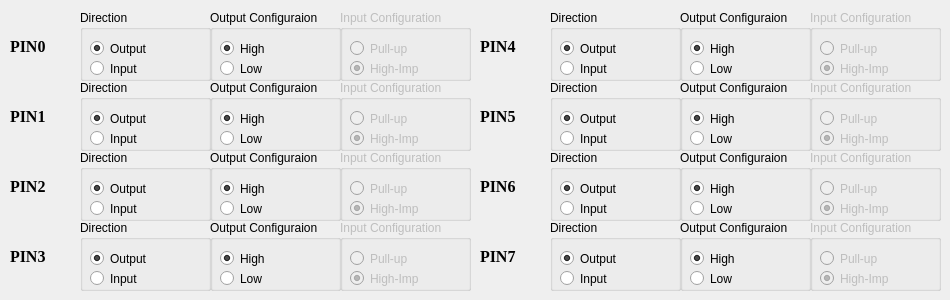
   <widget class="QWidget" name="tab_4">
    <attribute name="title">
     <string>PORTC</string>
    </attribute>
    <widget class="QGroupBox" name="DDRC4">
     <property name="geometry">
      <rect>
       <x>550</x>
       <y>10</y>
       <width>131</width>
       <height>71</height>
      </rect>
     </property>
     <property name="title">
      <string>Direction</string>
     </property>
     <property name="flat">
      <bool>false</bool>
     </property>
     <property name="checkable">
      <bool>false</bool>
     </property>
     <widget class="QRadioButton" name="DDRC4_output">
      <property name="geometry">
       <rect>
        <x>10</x>
        <y>30</y>
        <width>82</width>
        <height>17</height>
       </rect>
      </property>
      <property name="text">
       <string>Output</string>
      </property>
      <property name="checked">
       <bool>true</bool>
      </property>
     </widget>
     <widget class="QRadioButton" name="DDRC4_input">
      <property name="geometry">
       <rect>
        <x>10</x>
        <y>50</y>
        <width>82</width>
        <height>17</height>
       </rect>
      </property>
      <property name="text">
       <string>Input</string>
      </property>
     </widget>
    </widget>
    <widget class="QGroupBox" name="PORTC6">
     <property name="enabled">
      <bool>true</bool>
     </property>
     <property name="geometry">
      <rect>
       <x>680</x>
       <y>150</y>
       <width>131</width>
       <height>71</height>
      </rect>
     </property>
     <property name="title">
      <string>Output Configuraion</string>
     </property>
     <widget class="QRadioButton" name="PORTC6_high">
      <property name="geometry">
       <rect>
        <x>10</x>
        <y>30</y>
        <width>82</width>
        <height>17</height>
       </rect>
      </property>
      <property name="text">
       <string>High</string>
      </property>
      <property name="checked">
       <bool>true</bool>
      </property>
     </widget>
     <widget class="QRadioButton" name="PORTC6_low">
      <property name="geometry">
       <rect>
        <x>10</x>
        <y>50</y>
        <width>82</width>
        <height>17</height>
       </rect>
      </property>
      <property name="text">
       <string>Low</string>
      </property>
     </widget>
    </widget>
    <widget class="QGroupBox" name="PINC4">
     <property name="enabled">
      <bool>false</bool>
     </property>
     <property name="geometry">
      <rect>
       <x>810</x>
       <y>10</y>
       <width>131</width>
       <height>71</height>
      </rect>
     </property>
     <property name="title">
      <string>Input Configuration</string>
     </property>
     <widget class="QRadioButton" name="PINC4_pullup">
      <property name="geometry">
       <rect>
        <x>10</x>
        <y>30</y>
        <width>82</width>
        <height>17</height>
       </rect>
      </property>
      <property name="text">
       <string>Pull-up</string>
      </property>
     </widget>
     <widget class="QRadioButton" name="PINC4_highimp">
      <property name="geometry">
       <rect>
        <x>10</x>
        <y>50</y>
        <width>82</width>
        <height>17</height>
       </rect>
      </property>
      <property name="text">
       <string>High-Imp</string>
      </property>
      <property name="checked">
       <bool>true</bool>
      </property>
     </widget>
    </widget>
    <widget class="QGroupBox" name="PINC6">
     <property name="enabled">
      <bool>false</bool>
     </property>
     <property name="geometry">
      <rect>
       <x>810</x>
       <y>150</y>
       <width>131</width>
       <height>71</height>
      </rect>
     </property>
     <property name="title">
      <string>Input Configuration</string>
     </property>
     <widget class="QRadioButton" name="PINC6_pullup">
      <property name="geometry">
       <rect>
        <x>10</x>
        <y>30</y>
        <width>82</width>
        <height>17</height>
       </rect>
      </property>
      <property name="text">
       <string>Pull-up</string>
      </property>
     </widget>
     <widget class="QRadioButton" name="PINC6_highimp">
      <property name="geometry">
       <rect>
        <x>10</x>
        <y>50</y>
        <width>82</width>
        <height>17</height>
       </rect>
      </property>
      <property name="text">
       <string>High-Imp</string>
      </property>
      <property name="checked">
       <bool>true</bool>
      </property>
     </widget>
    </widget>
    <widget class="QGroupBox" name="PINC0">
     <property name="enabled">
      <bool>false</bool>
     </property>
     <property name="geometry">
      <rect>
       <x>340</x>
       <y>10</y>
       <width>131</width>
       <height>71</height>
      </rect>
     </property>
     <property name="title">
      <string>Input Configuration</string>
     </property>
     <widget class="QRadioButton" name="PINC0_pullup">
      <property name="geometry">
       <rect>
        <x>10</x>
        <y>30</y>
        <width>82</width>
        <height>17</height>
       </rect>
      </property>
      <property name="text">
       <string>Pull-up</string>
      </property>
     </widget>
     <widget class="QRadioButton" name="PINC0_highimp">
      <property name="geometry">
       <rect>
        <x>10</x>
        <y>50</y>
        <width>82</width>
        <height>17</height>
       </rect>
      </property>
      <property name="text">
       <string>High-Imp</string>
      </property>
      <property name="checked">
       <bool>true</bool>
      </property>
     </widget>
    </widget>
    <widget class="QGroupBox" name="DDRC5">
     <property name="geometry">
      <rect>
       <x>550</x>
       <y>80</y>
       <width>131</width>
       <height>71</height>
      </rect>
     </property>
     <property name="title">
      <string>Direction</string>
     </property>
     <property name="flat">
      <bool>false</bool>
     </property>
     <property name="checkable">
      <bool>false</bool>
     </property>
     <widget class="QRadioButton" name="DDRC5_output">
      <property name="geometry">
       <rect>
        <x>10</x>
        <y>30</y>
        <width>82</width>
        <height>17</height>
       </rect>
      </property>
      <property name="text">
       <string>Output</string>
      </property>
      <property name="checked">
       <bool>true</bool>
      </property>
     </widget>
     <widget class="QRadioButton" name="DDRC5_input">
      <property name="geometry">
       <rect>
        <x>10</x>
        <y>50</y>
        <width>82</width>
        <height>17</height>
       </rect>
      </property>
      <property name="text">
       <string>Input</string>
      </property>
     </widget>
    </widget>
    <widget class="QGroupBox" name="DDRC7">
     <property name="geometry">
      <rect>
       <x>550</x>
       <y>220</y>
       <width>131</width>
       <height>71</height>
      </rect>
     </property>
     <property name="title">
      <string>Direction</string>
     </property>
     <property name="flat">
      <bool>false</bool>
     </property>
     <property name="checkable">
      <bool>false</bool>
     </property>
     <widget class="QRadioButton" name="DDRC7_output">
      <property name="geometry">
       <rect>
        <x>10</x>
        <y>30</y>
        <width>82</width>
        <height>17</height>
       </rect>
      </property>
      <property name="text">
       <string>Output</string>
      </property>
      <property name="checked">
       <bool>true</bool>
      </property>
     </widget>
     <widget class="QRadioButton" name="DDRC7_input">
      <property name="geometry">
       <rect>
        <x>10</x>
        <y>50</y>
        <width>82</width>
        <height>17</height>
       </rect>
      </property>
      <property name="text">
       <string>Input</string>
      </property>
     </widget>
    </widget>
    <widget class="QGroupBox" name="PINC5">
     <property name="enabled">
      <bool>false</bool>
     </property>
     <property name="geometry">
      <rect>
       <x>810</x>
       <y>80</y>
       <width>131</width>
       <height>71</height>
      </rect>
     </property>
     <property name="title">
      <string>Input Configuration</string>
     </property>
     <widget class="QRadioButton" name="PINC5_pullup">
      <property name="geometry">
       <rect>
        <x>10</x>
        <y>30</y>
        <width>82</width>
        <height>17</height>
       </rect>
      </property>
      <property name="text">
       <string>Pull-up</string>
      </property>
     </widget>
     <widget class="QRadioButton" name="PINC5_highimp">
      <property name="geometry">
       <rect>
        <x>10</x>
        <y>50</y>
        <width>82</width>
        <height>17</height>
       </rect>
      </property>
      <property name="text">
       <string>High-Imp</string>
      </property>
      <property name="checked">
       <bool>true</bool>
      </property>
     </widget>
    </widget>
    <widget class="QGroupBox" name="PORTC7">
     <property name="enabled">
      <bool>true</bool>
     </property>
     <property name="geometry">
      <rect>
       <x>680</x>
       <y>220</y>
       <width>131</width>
       <height>71</height>
      </rect>
     </property>
     <property name="title">
      <string>Output Configuraion</string>
     </property>
     <widget class="QRadioButton" name="PORTC7_high">
      <property name="geometry">
       <rect>
        <x>10</x>
        <y>30</y>
        <width>82</width>
        <height>17</height>
       </rect>
      </property>
      <property name="text">
       <string>High</string>
      </property>
      <property name="checked">
       <bool>true</bool>
      </property>
     </widget>
     <widget class="QRadioButton" name="PORTC7_low">
      <property name="geometry">
       <rect>
        <x>10</x>
        <y>50</y>
        <width>82</width>
        <height>17</height>
       </rect>
      </property>
      <property name="text">
       <string>Low</string>
      </property>
     </widget>
    </widget>
    <widget class="QGroupBox" name="PINC1">
     <property name="enabled">
      <bool>false</bool>
     </property>
     <property name="geometry">
      <rect>
       <x>340</x>
       <y>80</y>
       <width>131</width>
       <height>71</height>
      </rect>
     </property>
     <property name="title">
      <string>Input Configuration</string>
     </property>
     <widget class="QRadioButton" name="PINC1_pullup">
      <property name="geometry">
       <rect>
        <x>10</x>
        <y>30</y>
        <width>82</width>
        <height>17</height>
       </rect>
      </property>
      <property name="text">
       <string>Pull-up</string>
      </property>
     </widget>
     <widget class="QRadioButton" name="PINC1_highimp">
      <property name="geometry">
       <rect>
        <x>10</x>
        <y>50</y>
        <width>82</width>
        <height>17</height>
       </rect>
      </property>
      <property name="text">
       <string>High-Imp</string>
      </property>
      <property name="checked">
       <bool>true</bool>
      </property>
     </widget>
    </widget>
    <widget class="QGroupBox" name="DDRC3">
     <property name="geometry">
      <rect>
       <x>80</x>
       <y>220</y>
       <width>131</width>
       <height>71</height>
      </rect>
     </property>
     <property name="title">
      <string>Direction</string>
     </property>
     <property name="flat">
      <bool>false</bool>
     </property>
     <property name="checkable">
      <bool>false</bool>
     </property>
     <widget class="QRadioButton" name="DDRC3_output">
      <property name="geometry">
       <rect>
        <x>10</x>
        <y>30</y>
        <width>82</width>
        <height>17</height>
       </rect>
      </property>
      <property name="text">
       <string>Output</string>
      </property>
      <property name="checked">
       <bool>true</bool>
      </property>
     </widget>
     <widget class="QRadioButton" name="DDRC3_input">
      <property name="geometry">
       <rect>
        <x>10</x>
        <y>50</y>
        <width>82</width>
        <height>17</height>
       </rect>
      </property>
      <property name="text">
       <string>Input</string>
      </property>
     </widget>
    </widget>
    <widget class="QLabel" name="label_25">
     <property name="geometry">
      <rect>
       <x>480</x>
       <y>180</y>
       <width>47</width>
       <height>13</height>
      </rect>
     </property>
     <property name="font">
      <font>
       <family>Times New Roman</family>
       <pointsize>12</pointsize>
       <weight>75</weight>
       <bold>true</bold>
      </font>
     </property>
     <property name="frameShape">
      <enum>QFrame::NoFrame</enum>
     </property>
     <property name="text">
      <string>PIN6</string>
     </property>
     <property name="textFormat">
      <enum>Qt::AutoText</enum>
     </property>
    </widget>
    <widget class="QGroupBox" name="PINC7">
     <property name="enabled">
      <bool>false</bool>
     </property>
     <property name="geometry">
      <rect>
       <x>810</x>
       <y>220</y>
       <width>131</width>
       <height>71</height>
      </rect>
     </property>
     <property name="title">
      <string>Input Configuration</string>
     </property>
     <widget class="QRadioButton" name="PINC7_pullup">
      <property name="geometry">
       <rect>
        <x>10</x>
        <y>30</y>
        <width>82</width>
        <height>17</height>
       </rect>
      </property>
      <property name="text">
       <string>Pull-up</string>
      </property>
     </widget>
     <widget class="QRadioButton" name="PINC7_highimp">
      <property name="geometry">
       <rect>
        <x>10</x>
        <y>50</y>
        <width>82</width>
        <height>17</height>
       </rect>
      </property>
      <property name="text">
       <string>High-Imp</string>
      </property>
      <property name="checked">
       <bool>true</bool>
      </property>
     </widget>
    </widget>
    <widget class="QGroupBox" name="PINC3">
     <property name="enabled">
      <bool>false</bool>
     </property>
     <property name="geometry">
      <rect>
       <x>340</x>
       <y>220</y>
       <width>131</width>
       <height>71</height>
      </rect>
     </property>
     <property name="title">
      <string>Input Configuration</string>
     </property>
     <widget class="QRadioButton" name="PINC3_pullup">
      <property name="geometry">
       <rect>
        <x>10</x>
        <y>30</y>
        <width>82</width>
        <height>17</height>
       </rect>
      </property>
      <property name="text">
       <string>Pull-up</string>
      </property>
     </widget>
     <widget class="QRadioButton" name="PINC3_highimp">
      <property name="geometry">
       <rect>
        <x>10</x>
        <y>50</y>
        <width>82</width>
        <height>17</height>
       </rect>
      </property>
      <property name="text">
       <string>High-Imp</string>
      </property>
      <property name="checked">
       <bool>true</bool>
      </property>
     </widget>
    </widget>
    <widget class="QLabel" name="label_26">
     <property name="geometry">
      <rect>
       <x>480</x>
       <y>110</y>
       <width>47</width>
       <height>13</height>
      </rect>
     </property>
     <property name="font">
      <font>
       <family>Times New Roman</family>
       <pointsize>12</pointsize>
       <weight>75</weight>
       <bold>true</bold>
      </font>
     </property>
     <property name="frameShape">
      <enum>QFrame::NoFrame</enum>
     </property>
     <property name="text">
      <string>PIN5</string>
     </property>
     <property name="textFormat">
      <enum>Qt::AutoText</enum>
     </property>
    </widget>
    <widget class="QLabel" name="label_27">
     <property name="geometry">
      <rect>
       <x>10</x>
       <y>250</y>
       <width>47</width>
       <height>13</height>
      </rect>
     </property>
     <property name="font">
      <font>
       <family>Times New Roman</family>
       <pointsize>12</pointsize>
       <weight>75</weight>
       <bold>true</bold>
      </font>
     </property>
     <property name="frameShape">
      <enum>QFrame::NoFrame</enum>
     </property>
     <property name="text">
      <string>PIN3</string>
     </property>
     <property name="textFormat">
      <enum>Qt::AutoText</enum>
     </property>
    </widget>
    <widget class="QGroupBox" name="DDRC0">
     <property name="geometry">
      <rect>
       <x>80</x>
       <y>10</y>
       <width>131</width>
       <height>71</height>
      </rect>
     </property>
     <property name="title">
      <string>Direction</string>
     </property>
     <property name="flat">
      <bool>false</bool>
     </property>
     <property name="checkable">
      <bool>false</bool>
     </property>
     <widget class="QRadioButton" name="DDRC0_output">
      <property name="geometry">
       <rect>
        <x>10</x>
        <y>30</y>
        <width>82</width>
        <height>17</height>
       </rect>
      </property>
      <property name="text">
       <string>Output</string>
      </property>
      <property name="checked">
       <bool>true</bool>
      </property>
     </widget>
     <widget class="QRadioButton" name="DDRC0_input">
      <property name="geometry">
       <rect>
        <x>10</x>
        <y>50</y>
        <width>82</width>
        <height>17</height>
       </rect>
      </property>
      <property name="text">
       <string>Input</string>
      </property>
     </widget>
    </widget>
    <widget class="QLabel" name="label_28">
     <property name="geometry">
      <rect>
       <x>10</x>
       <y>110</y>
       <width>47</width>
       <height>13</height>
      </rect>
     </property>
     <property name="font">
      <font>
       <family>Times New Roman</family>
       <pointsize>12</pointsize>
       <weight>75</weight>
       <bold>true</bold>
      </font>
     </property>
     <property name="frameShape">
      <enum>QFrame::NoFrame</enum>
     </property>
     <property name="text">
      <string>PIN1</string>
     </property>
     <property name="textFormat">
      <enum>Qt::AutoText</enum>
     </property>
    </widget>
    <widget class="QGroupBox" name="PORTC0">
     <property name="enabled">
      <bool>true</bool>
     </property>
     <property name="geometry">
      <rect>
       <x>210</x>
       <y>10</y>
       <width>131</width>
       <height>71</height>
      </rect>
     </property>
     <property name="title">
      <string>Output Configuraion</string>
     </property>
     <widget class="QRadioButton" name="PORTC0_high">
      <property name="geometry">
       <rect>
        <x>10</x>
        <y>30</y>
        <width>82</width>
        <height>17</height>
       </rect>
      </property>
      <property name="text">
       <string>High</string>
      </property>
      <property name="checked">
       <bool>true</bool>
      </property>
     </widget>
     <widget class="QRadioButton" name="PORTC0_low">
      <property name="geometry">
       <rect>
        <x>10</x>
        <y>50</y>
        <width>82</width>
        <height>17</height>
       </rect>
      </property>
      <property name="text">
       <string>Low</string>
      </property>
     </widget>
    </widget>
    <widget class="QGroupBox" name="DDRC6">
     <property name="geometry">
      <rect>
       <x>550</x>
       <y>150</y>
       <width>131</width>
       <height>71</height>
      </rect>
     </property>
     <property name="title">
      <string>Direction</string>
     </property>
     <property name="flat">
      <bool>false</bool>
     </property>
     <property name="checkable">
      <bool>false</bool>
     </property>
     <widget class="QRadioButton" name="DDRC6_output">
      <property name="geometry">
       <rect>
        <x>10</x>
        <y>30</y>
        <width>82</width>
        <height>17</height>
       </rect>
      </property>
      <property name="text">
       <string>Output</string>
      </property>
      <property name="checked">
       <bool>true</bool>
      </property>
     </widget>
     <widget class="QRadioButton" name="DDRC6_input">
      <property name="geometry">
       <rect>
        <x>10</x>
        <y>50</y>
        <width>82</width>
        <height>17</height>
       </rect>
      </property>
      <property name="text">
       <string>Input</string>
      </property>
     </widget>
    </widget>
    <widget class="QLabel" name="label_29">
     <property name="geometry">
      <rect>
       <x>10</x>
       <y>180</y>
       <width>47</width>
       <height>13</height>
      </rect>
     </property>
     <property name="font">
      <font>
       <family>Times New Roman</family>
       <pointsize>12</pointsize>
       <weight>75</weight>
       <bold>true</bold>
      </font>
     </property>
     <property name="frameShape">
      <enum>QFrame::NoFrame</enum>
     </property>
     <property name="text">
      <string>PIN2</string>
     </property>
     <property name="textFormat">
      <enum>Qt::AutoText</enum>
     </property>
    </widget>
    <widget class="QGroupBox" name="DDRC1">
     <property name="geometry">
      <rect>
       <x>80</x>
       <y>80</y>
       <width>131</width>
       <height>71</height>
      </rect>
     </property>
     <property name="title">
      <string>Direction</string>
     </property>
     <property name="flat">
      <bool>false</bool>
     </property>
     <property name="checkable">
      <bool>false</bool>
     </property>
     <widget class="QRadioButton" name="DDRC1_output">
      <property name="geometry">
       <rect>
        <x>10</x>
        <y>30</y>
        <width>82</width>
        <height>17</height>
       </rect>
      </property>
      <property name="text">
       <string>Output</string>
      </property>
      <property name="checked">
       <bool>true</bool>
      </property>
     </widget>
     <widget class="QRadioButton" name="DDRC1_input">
      <property name="geometry">
       <rect>
        <x>10</x>
        <y>50</y>
        <width>82</width>
        <height>17</height>
       </rect>
      </property>
      <property name="text">
       <string>Input</string>
      </property>
     </widget>
    </widget>
    <widget class="QGroupBox" name="PORTC1">
     <property name="enabled">
      <bool>true</bool>
     </property>
     <property name="geometry">
      <rect>
       <x>210</x>
       <y>80</y>
       <width>131</width>
       <height>71</height>
      </rect>
     </property>
     <property name="title">
      <string>Output Configuraion</string>
     </property>
     <widget class="QRadioButton" name="PORTC1_high">
      <property name="geometry">
       <rect>
        <x>10</x>
        <y>30</y>
        <width>82</width>
        <height>17</height>
       </rect>
      </property>
      <property name="text">
       <string>High</string>
      </property>
      <property name="checked">
       <bool>true</bool>
      </property>
     </widget>
     <widget class="QRadioButton" name="PORTC1_low">
      <property name="geometry">
       <rect>
        <x>10</x>
        <y>50</y>
        <width>82</width>
        <height>17</height>
       </rect>
      </property>
      <property name="text">
       <string>Low</string>
      </property>
     </widget>
    </widget>
    <widget class="QGroupBox" name="PORTC3">
     <property name="enabled">
      <bool>true</bool>
     </property>
     <property name="geometry">
      <rect>
       <x>210</x>
       <y>220</y>
       <width>131</width>
       <height>71</height>
      </rect>
     </property>
     <property name="title">
      <string>Output Configuraion</string>
     </property>
     <widget class="QRadioButton" name="PORTC3_high">
      <property name="geometry">
       <rect>
        <x>10</x>
        <y>30</y>
        <width>82</width>
        <height>17</height>
       </rect>
      </property>
      <property name="text">
       <string>High</string>
      </property>
      <property name="checked">
       <bool>true</bool>
      </property>
     </widget>
     <widget class="QRadioButton" name="PORTC3_low">
      <property name="geometry">
       <rect>
        <x>10</x>
        <y>50</y>
        <width>82</width>
        <height>17</height>
       </rect>
      </property>
      <property name="text">
       <string>Low</string>
      </property>
     </widget>
    </widget>
    <widget class="QGroupBox" name="DDRC2">
     <property name="geometry">
      <rect>
       <x>80</x>
       <y>150</y>
       <width>131</width>
       <height>71</height>
      </rect>
     </property>
     <property name="title">
      <string>Direction</string>
     </property>
     <property name="flat">
      <bool>false</bool>
     </property>
     <property name="checkable">
      <bool>false</bool>
     </property>
     <widget class="QRadioButton" name="DDRC2_output">
      <property name="geometry">
       <rect>
        <x>10</x>
        <y>30</y>
        <width>82</width>
        <height>17</height>
       </rect>
      </property>
      <property name="text">
       <string>Output</string>
      </property>
      <property name="checked">
       <bool>true</bool>
      </property>
     </widget>
     <widget class="QRadioButton" name="DDRC2_input">
      <property name="geometry">
       <rect>
        <x>10</x>
        <y>50</y>
        <width>82</width>
        <height>17</height>
       </rect>
      </property>
      <property name="text">
       <string>Input</string>
      </property>
     </widget>
    </widget>
    <widget class="QLabel" name="label_30">
     <property name="geometry">
      <rect>
       <x>480</x>
       <y>40</y>
       <width>47</width>
       <height>13</height>
      </rect>
     </property>
     <property name="font">
      <font>
       <family>Times New Roman</family>
       <pointsize>12</pointsize>
       <weight>75</weight>
       <bold>true</bold>
      </font>
     </property>
     <property name="frameShape">
      <enum>QFrame::NoFrame</enum>
     </property>
     <property name="text">
      <string>PIN4</string>
     </property>
     <property name="textFormat">
      <enum>Qt::AutoText</enum>
     </property>
    </widget>
    <widget class="QLabel" name="label_31">
     <property name="geometry">
      <rect>
       <x>10</x>
       <y>40</y>
       <width>47</width>
       <height>13</height>
      </rect>
     </property>
     <property name="font">
      <font>
       <family>Times New Roman</family>
       <pointsize>12</pointsize>
       <weight>75</weight>
       <bold>true</bold>
      </font>
     </property>
     <property name="frameShape">
      <enum>QFrame::NoFrame</enum>
     </property>
     <property name="text">
      <string>PIN0</string>
     </property>
     <property name="textFormat">
      <enum>Qt::AutoText</enum>
     </property>
    </widget>
    <widget class="QGroupBox" name="PORTC5">
     <property name="enabled">
      <bool>true</bool>
     </property>
     <property name="geometry">
      <rect>
       <x>680</x>
       <y>80</y>
       <width>131</width>
       <height>71</height>
      </rect>
     </property>
     <property name="title">
      <string>Output Configuraion</string>
     </property>
     <widget class="QRadioButton" name="PORTC5_high">
      <property name="geometry">
       <rect>
        <x>10</x>
        <y>30</y>
        <width>82</width>
        <height>17</height>
       </rect>
      </property>
      <property name="text">
       <string>High</string>
      </property>
      <property name="checked">
       <bool>true</bool>
      </property>
     </widget>
     <widget class="QRadioButton" name="PORTC5_low">
      <property name="geometry">
       <rect>
        <x>10</x>
        <y>50</y>
        <width>82</width>
        <height>17</height>
       </rect>
      </property>
      <property name="text">
       <string>Low</string>
      </property>
     </widget>
    </widget>
    <widget class="QGroupBox" name="PINC2">
     <property name="enabled">
      <bool>false</bool>
     </property>
     <property name="geometry">
      <rect>
       <x>340</x>
       <y>150</y>
       <width>131</width>
       <height>71</height>
      </rect>
     </property>
     <property name="title">
      <string>Input Configuration</string>
     </property>
     <widget class="QRadioButton" name="PINC2_pullup">
      <property name="geometry">
       <rect>
        <x>10</x>
        <y>30</y>
        <width>82</width>
        <height>17</height>
       </rect>
      </property>
      <property name="text">
       <string>Pull-up</string>
      </property>
     </widget>
     <widget class="QRadioButton" name="PINC2_highimp">
      <property name="geometry">
       <rect>
        <x>10</x>
        <y>50</y>
        <width>82</width>
        <height>17</height>
       </rect>
      </property>
      <property name="text">
       <string>High-Imp</string>
      </property>
      <property name="checked">
       <bool>true</bool>
      </property>
     </widget>
    </widget>
    <widget class="QLabel" name="label_32">
     <property name="geometry">
      <rect>
       <x>480</x>
       <y>250</y>
       <width>47</width>
       <height>13</height>
      </rect>
     </property>
     <property name="font">
      <font>
       <family>Times New Roman</family>
       <pointsize>12</pointsize>
       <weight>75</weight>
       <bold>true</bold>
      </font>
     </property>
     <property name="frameShape">
      <enum>QFrame::NoFrame</enum>
     </property>
     <property name="text">
      <string>PIN7</string>
     </property>
     <property name="textFormat">
      <enum>Qt::AutoText</enum>
     </property>
    </widget>
    <widget class="QGroupBox" name="PORTC4">
     <property name="enabled">
      <bool>true</bool>
     </property>
     <property name="geometry">
      <rect>
       <x>680</x>
       <y>10</y>
       <width>131</width>
       <height>71</height>
      </rect>
     </property>
     <property name="title">
      <string>Output Configuraion</string>
     </property>
     <widget class="QRadioButton" name="PORTC4_high">
      <property name="geometry">
       <rect>
        <x>10</x>
        <y>30</y>
        <width>82</width>
        <height>17</height>
       </rect>
      </property>
      <property name="text">
       <string>High</string>
      </property>
      <property name="checked">
       <bool>true</bool>
      </property>
     </widget>
     <widget class="QRadioButton" name="PORTC4_low">
      <property name="geometry">
       <rect>
        <x>10</x>
        <y>50</y>
        <width>82</width>
        <height>17</height>
       </rect>
      </property>
      <property name="text">
       <string>Low</string>
      </property>
     </widget>
    </widget>
    <widget class="QGroupBox" name="PORTC2">
     <property name="enabled">
      <bool>true</bool>
     </property>
     <property name="geometry">
      <rect>
       <x>210</x>
       <y>150</y>
       <width>131</width>
       <height>71</height>
      </rect>
     </property>
     <property name="title">
      <string>Output Configuraion</string>
     </property>
     <widget class="QRadioButton" name="PORTC2_high">
      <property name="geometry">
       <rect>
        <x>10</x>
        <y>30</y>
        <width>82</width>
        <height>17</height>
       </rect>
      </property>
      <property name="text">
       <string>High</string>
      </property>
      <property name="checked">
       <bool>true</bool>
      </property>
     </widget>
     <widget class="QRadioButton" name="PORTC2_low">
      <property name="geometry">
       <rect>
        <x>10</x>
        <y>50</y>
        <width>82</width>
        <height>17</height>
       </rect>
      </property>
      <property name="text">
       <string>Low</string>
      </property>
     </widget>
    </widget>
   </widget>
